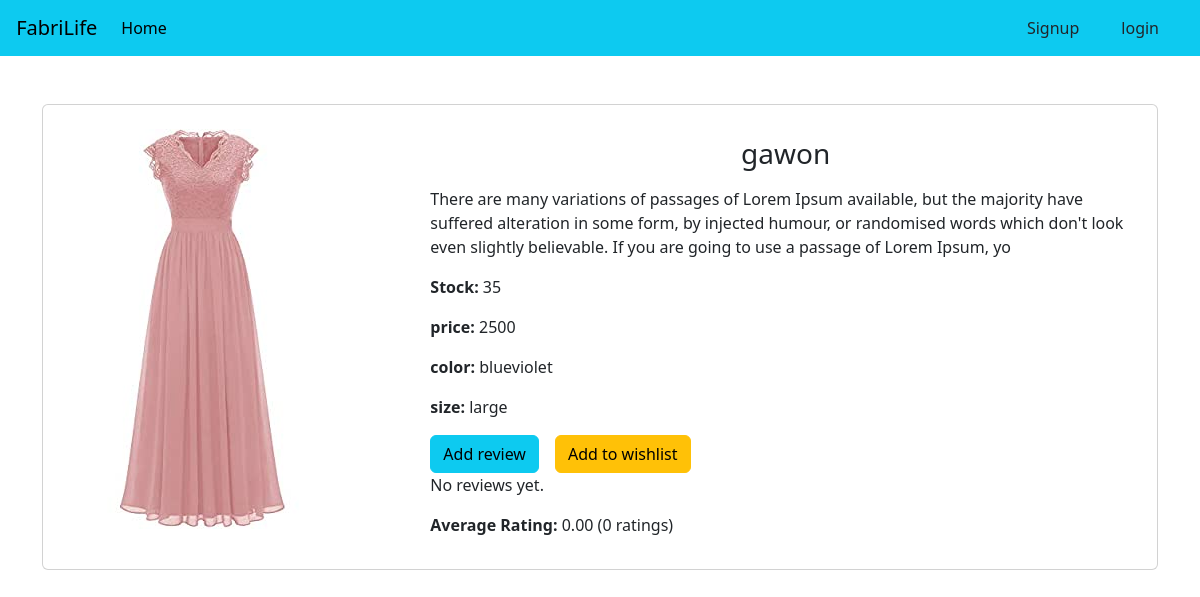
The page /5 on the database its author committed.
### product/models.py (models this page shows, shortened)
class Product(models.Model):
    category = models.ForeignKey(Category,on_delete=models.CASCADE)
    product_name = models.CharField(max_length=100,unique=True)
    slug = models.SlugField(max_length=100,unique=True)
    description = models.TextField(max_length=255,blank=True)
    price = models.IntegerField()
    image = models.ImageField(upload_to='photos/product')
    stock = models.IntegerField()
    size = models.CharField(max_length=15,default='Medium')
    color = models.CharField(max_length=20,null=True)
    is_available = models.BooleanField(default=True)
    average_rating = models.DecimalField(max_digits=3, decimal_places=2, default=0.00)
    total_ratings = models.PositiveIntegerField(default=0)

### product/views.py (the view)
# urls.py: path('<int:product_id>',views.details,name='details'),
def details(request,product_id):
    product = get_object_or_404(Product,pk=product_id)
    reviews = Review.objects.filter(product=product)
    average_rating = product.average_rating
    total_ratings = product.total_ratings
    if request.method == 'POST':
        form = ReviewForm(request.POST)
        if form.is_valid():
            review = form.save(commit=False)
            review.product = product
            review.user = request.user
            review.save()
            Product.update_average_rating()
            return redirect('detail', product_id=product.id)
    else:
        form = ReviewForm()
    return render(request, 'details.html', {'product': product, 'reviews': reviews, 'average_rating': average_rating, 'total_ratings': total_ratings, 'form': form})

### product/templates/details.html
{% extends "base.html" %}
{% block body %}
<div class="card mb-3" >
  <div class="row g-0">
    <div class="col-md-4">
      <img src="{{product.image.url}}" class="img-fluid rounded-start pt-4" alt="...">
    </div>
    <div class="col-md-8">
      <div class="card-body ">
        <h5 class="card-title fs-3 text-center my-3">{{product.product_name}}</h5>
        <p class="card-text">{{product.description}}</p>
        <p class="card-text"><b>Stock: </b>{{product.stock}}</p>
        <p class="card-text"><b>price: </b>{{product.price}}</p>
        <p class="card-text"><b>color: </b>{{product.color}}</p>
        <p class="card-text"><b>size: </b>{{product.size}}</p>
        <div class="d-flex gap-3">
          <a href="{% url 'review' product.id %}" class="btn btn-info">Add review</a>
        <a href="{% url 'add_to_wishlist' product.id %}" class="btn btn-warning">Add to wishlist</a>
        </div>
        {% for review in reviews %}
        <li>
            <strong>Rating:</strong> {{ review.rating }}<br>
            <strong>Comment:</strong> {{ review.comment }}
        </li>
        {% empty %}
        <p>No reviews yet.</p>
    {% endfor %}
    <p><strong>Average Rating:</strong> {{ average_rating }} ({{ total_ratings }} ratings)</p>
      </div>
    </div>
  </div>
</div>
{% endblock body %}

### rows shown on the page
Product: image (picture), product_name "gawon", description "There are many variations of passages of Lorem Ipsum available, but the majority have suffered alteration in some form, by injected humour, or randomised words which don't look even slightly believable. If you are going to use a passage of Lorem Ipsum, yo", stock "35", price "2500", color "blueviolet", size "large", average_rating "0.00"

### other values the page prints
{{ total_ratings }} "0"
